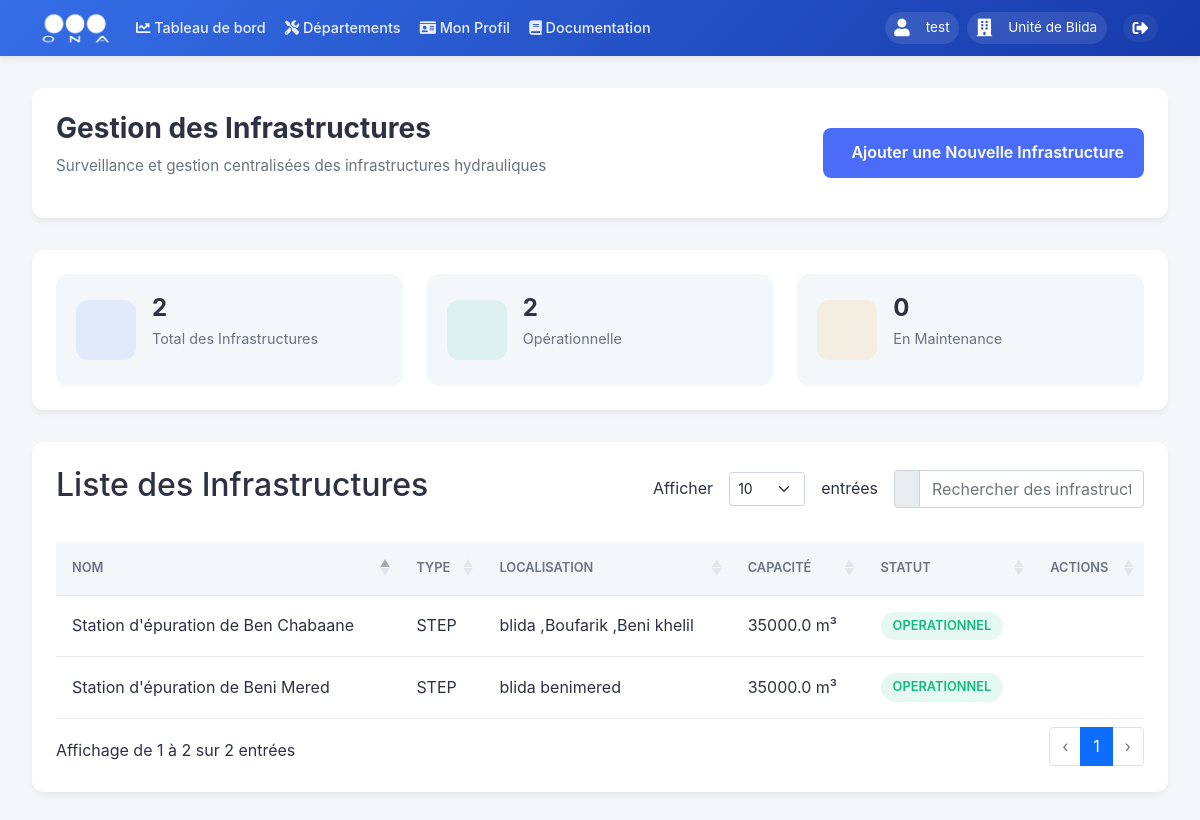
The app's page /departements/infrastructures (signed in) with its own data.
### models.py (models this page shows, shortened)
class User(UserMixin, db.Model):
    __tablename__ = 'users'
    id = db.Column(db.Integer, primary_key=True)
    username = db.Column(db.String(80), unique=True, nullable=False, index=True)
    nickname = db.Column(db.String(80), index=True)
    email = db.Column(db.String(120), unique=True, nullable=True, index=True)
    password_hash = db.Column(db.String(128))
    role = db.Column(db.String(20), nullable=False, default=UserRole.UTILISATEUR, index=True)
    is_active = db.Column(db.Boolean, default=True, index=True)
    last_login = db.Column(db.DateTime, index=True)
    unit_id = db.Column(db.Integer, db.ForeignKey('units.id', ondelete='SET NULL'), nullable=True, index=True)
    zone_id = db.Column(db.Integer, db.ForeignKey('zones.id', ondelete='SET NULL'), nullable=True, index=True)
    created_at = db.Column(db.DateTime, default=datetime.utcnow, index=True)
    updated_at = db.Column(db.DateTime, default=datetime.utcnow, onupdate=datetime.utcnow, index=True)
    profile = db.relationship('UserProfile', backref='user', uselist=False, lazy=True, cascade='all, delete-orphan')
    incidents = db.relationship('Incident', backref='author', lazy=True)

class Unit(db.Model):
    __tablename__ = 'units'
    id = db.Column(db.Integer, primary_key=True)
    name = db.Column(db.String(100), nullable=False, index=True)
    code = db.Column(db.String(10), unique=True, nullable=False, index=True)
    email = db.Column(db.String(120), unique=True, nullable=True)
    phone = db.Column(db.String(20), nullable=True)
    description = db.Column(db.Text)
    address = db.Column(db.String(200))
    zone_id = db.Column(db.Integer, db.ForeignKey('zones.id', ondelete='CASCADE'), nullable=False, index=True)
    director_id = db.Column(db.Integer, db.ForeignKey('users.id'), nullable=True)
    centers = db.relationship('Center', backref='unit', lazy='joined', cascade='all, delete-orphan')
    users = db.relationship('User', backref='assigned_unit', lazy=True, foreign_keys='User.unit_id')
    director = db.relationship('User', foreign_keys=[director_id], backref='directed_unit', lazy=True)
    incidents = db.relationship('Incident', backref='unit', lazy=True)
    created_at = db.Column(db.DateTime, default=datetime.utcnow, index=True)
    updated_at = db.Column(db.DateTime, default=datetime.utcnow, onupdate=datetime.utcnow, index=True)

class Infrastructure(db.Model):
    __tablename__ = 'infrastructures'
    id = db.Column(db.Integer, primary_key=True)
    nom = db.Column(db.String(200), nullable=False, index=True)
    type = db.Column(db.String(100), nullable=False, index=True)
    localisation = db.Column(db.String(200), nullable=False)
    capacite = db.Column(db.Float, nullable=False)
    etat = db.Column(db.String(50), nullable=False, default='Opérationnel', index=True)
    epuration_type = db.Column(db.String(100), nullable=True, index=True)
    created_at = db.Column(db.DateTime, default=datetime.utcnow, index=True)
    updated_at = db.Column(db.DateTime, default=datetime.utcnow, onupdate=datetime.utcnow, index=True)

### routes/infrastructures.py (the view)
@infrastructures.route('/infrastructures', methods=['GET'])
@login_required
def list_infrastructures():
    try:
        infrastructures = Infrastructure.query.all()
        return render_template('departement/exploitation/infrastructures/infrastructures.html',
                               infrastructures=infrastructures)
    except SQLAlchemyError as e:
        db.session.rollback()
        logger.error(f"Error listing infrastructures: {str(e)}")
        return jsonify({'error': str(e)}), 500

### app.py (called while the page is built)
@login_manager.user_loader
def load_user(user_id):
    return db.session.get(User, int(user_id))

### templates/departement/exploitation/infrastructures/infrastructures.html (shortened to what this page needs)
{% extends "departement/exploitation.html" %}
{% block content %}
<div class="infrastructure-dashboard">
    <div class="dashboard-header">
        <div class="header-content">
            <div class="page-title">
                <h1>Gestion des Infrastructures</h1>
                <p class="subtitle">Surveillance et gestion centralisées des infrastructures hydrauliques</p>
            </div>
            <div class="header-actions">
                <button class="btn-primary" data-bs-toggle="modal" data-bs-target="#infrastructureModal">
                    <span>Ajouter une Nouvelle Infrastructure</span>
                </button>
            </div>
        </div>
    </div>
    <div class="dashboard-content">
        <div class="infrastructure-overview">
            <div class="overview-cards">
                <div class="overview-card total-infrastructures">
                    <div class="card-icon"></div>
                    <div class="card-content">
                        <h3>{{ infrastructures|length }}</h3>
                        <p>Total des Infrastructures</p>
                    </div>
                </div>
                <div class="overview-card operational-status">
                    <div class="card-icon"></div>
                    <div class="card-content">
                        <h3>{{ infrastructures|selectattr('etat', 'equalto', 'OPERATIONNEL')|list|length }}</h3>
                        <p>Opérationnelle</p>
                    </div>
                </div>
                <div class="overview-card maintenance-status">
                    <div class="card-icon"></div>
                    <div class="card-content">
                        <h3>{{ infrastructures|selectattr('etat', 'equalto', 'MAINTENANCE')|list|length }}</h3>
                        <p>En Maintenance</p>
                    </div>
                </div>
            </div>
        </div>
        <div class="infrastructure-table-container">
            <div class="table-header">
                <div class="table-header-content">
                    <div class="table-title-section">
                        <h2>Liste des Infrastructures</h2>
                    </div>
                    <div class="table-actions-container">
                        <div class="table-length-selector">
                            <label for="infrastructuresTable_length">Afficher</label>
                            <select id="infrastructuresTable_length" name="infrastructuresTable_length" class="form-select form-select-sm" aria-controls="infrastructuresTable">
                                <option value="10">10</option>
                            </select>
                            <span>entrées</span>
                        </div>
                        <div class="table-search-wrapper">
                            <div class="input-group">
                                <span class="input-group-text"></span>
                                <input type="text" class="form-control search-input" placeholder="Rechercher des infrastructures..." id="customSearchInput">
                            </div>
                        </div>
                    </div>
                </div>
            </div>
            <table id="infrastructuresTable" class="infrastructure-table">
                <thead>
                    <tr>
                        <th>Nom</th>
                        <th>Type</th>
                        <th>Localisation</th>
                        <th>Capacité</th>
                        <th>Statut</th>
                        <th>Actions</th>
                    </tr>
                </thead>
                <tbody>
                    {% for infrastructure in infrastructures %}
                    <tr class="infrastructure-row" data-id="{{ infrastructure.id }}">
                        <td>{{ infrastructure.nom }}</td>
                        <td>{{ infrastructure.type }}</td>
                        <td>{{ infrastructure.localisation }}</td>
                        <td>{{ infrastructure.capacite }} m³</td>
                        <td>
                            <span class="status-badge {{ infrastructure.etat|lower }}">
                                {{ infrastructure.etat|capitalize }}
                            </span>
                        </td>
                        <td>
                            <div class="row-actions">
                                <button class="btn-view" title="Voir les Détails">
                                </button>
                                <button class="btn-edit" title="Éditer">
                                </button>
                                <button class="btn-delete" title="Supprimer">
                                </button>
                            </div>
                        </td>
                    </tr>
                    {% endfor %}
                </tbody>
            </table>
        </div>
    </div>
</div>
{% include "departement/exploitation/infrastructures/infrastructure_details_modal.html" with context %}
<link href="https://cdn.jsdelivr.net/npm/remixicon@3.5.0/fonts/remixicon.css" rel="stylesheet">
{% endblock %}

### templates/base/base.html (shortened to what this page needs)
<!DOCTYPE html>
<html lang="fr" dir="ltr">
<head>
    <link href="https://cdn.jsdelivr.net/npm/bootstrap@5.1.3/dist/css/bootstrap.min.css" rel="stylesheet">
    <link href="https://cdnjs.cloudflare.com/ajax/libs/font-awesome/6.0.0/css/all.min.css" rel="stylesheet">
    <link rel="stylesheet" href="https://unpkg.com/leaflet@1.9.4/dist/leaflet.css" />
    <link rel="stylesheet" href="https://cdn.datatables.net/1.11.5/css/dataTables.bootstrap5.min.css">
</head>
<body>
    <nav class="navbar navbar-expand-lg sticky-top">
        <div class="container">
            <a class="navbar-brand" href="{{ url_for('main_dashboard.dashboard') }}">
                <img src="{{ url_for('static', filename='images/ona_logo.png') }}" alt="ONA">
            </a>
            <div class="collapse navbar-collapse" id="navbarNav">
                <ul class="navbar-nav me-auto mb-2 mb-lg-0">
                    <li class="nav-item">
                        <a class="nav-link" href="{{ url_for('main_dashboard.dashboard') }}">
                            <i class="fas fa-chart-line"></i>
                            <span>Tableau de bord</span>
                        </a>
                    </li>
                    <li class="nav-item">
                        <a class="nav-link" href="{{ url_for('departements') }}">
                            <i class="fas fa-tools"></i>
                            <span>Départements</span>
                        </a>
                    </li>
                    {% if current_user.is_authenticated %}
                    <li class="nav-item">
                        <a class="nav-link" href="{{ url_for('profiles.view_profile') }}">
                            <i class="fas fa-id-card"></i>
                            <span>Mon Profil</span>
                        </a>
                    </li>
                    {% endif %}
                    <li class="nav-item">
                        <a class="nav-link {% if active_page == 'documentation' %}active{% endif %}" href="{{ url_for('documentation.view_documentation') }}">
                            <i class="fas fa-book"></i> Documentation
                        </a>
                    </li>
                </ul>
                <div class="user-section">
                    <div class="d-flex align-items-center">
                        {% if current_user.is_authenticated %}
                            <div class="user-info">
                                <i class="fas fa-user me-2"></i>
                                <span>
                                    {% if current_user.nickname %}
                                        {{ current_user.nickname }}
                                    {% else %}
                                        {{ current_user.username }}
                                    {% endif %}
                                </span>
                            </div>
                            {% if current_user.assigned_unit %}
                            <div class="user-info">
                                <i class="fas fa-building me-2"></i>
                                <span>{{ current_user.assigned_unit.name }}</span>
                            </div>
                            {% endif %}
                            <a href="{{ url_for('auth.logout') }}" class="logout-btn text-white text-decoration-none ms-2" title="Déconnexion">
                                <i class="fas fa-sign-out-alt"></i>
                            </a>
                        {% else %}
                            <a href="{{ url_for('auth.login') }}" class="btn btn-light">Connexion</a>
                        {% endif %}
                    </div>
                </div>
            </div>
        </div>
    </nav>
    {% block content %}{% endblock %}
</body>
</html>

### templates/base/base.html (style rules this page uses)
:root { --ona-primary: #356ee7; --ona-secondary: #173aaa; --ona-accent: #95C11F; --ona-dark: #2b2d42; --ona-light: #f8f9fa; --transition: all 0.3s ease-in-out; }
.navbar { background: linear-gradient(135deg, var(--ona-primary) 0%, var(--ona-secondary) 100%); box-shadow: 0 2px 8px rgba(0, 0, 0, 0.1); padding: 0.75rem 0; position: sticky; top: 0; z-index: 1000; height: 56px; }
.navbar-brand { display: flex; align-items: center; padding: 0; margin-right: 2rem; }
.navbar-brand img { height: 40px; width: auto; transition: var(--transition); filter: brightness(0) invert(1); }
.nav-link { color: rgba(255, 255, 255, 0.9) !important; padding: 0.5rem 1rem !important; border-radius: 50px; transition: var(--transition); font-weight: 500; }
.user-info { color: white; display: flex; align-items: center; gap: 0.5rem; padding: 0.5rem 1rem; border-radius: 50px; background: rgba(255, 255, 255, 0.1); margin-right: 1rem; }
.user-info i { font-size: 1.1rem; }
.logout-btn { color: rgba(255, 255, 255, 0.9); padding: 0.5rem 1rem; border-radius: 50px; text-decoration: none; transition: var(--transition); display: flex; align-items: center; gap: 0.5rem; background: rgba(255, 255, 255, 0.05); }
@media (max-width: 1366px) { .navbar { padding: 0.5rem 0; } }
@media (max-width: 1366px) { .navbar-brand img { height: 35px; } }
@media (max-width: 1366px) { .nav-link { padding: 0.4rem 0.8rem !important; font-size: 0.95rem; } }
@media (max-width: 1366px) { .user-info { padding: 0.4rem 0.8rem; font-size: 0.9rem; } }
@media (max-width: 1366px) { .logout-btn { padding: 0.4rem 0.8rem; } }
@media (max-width: 1200px) { .navbar-brand { margin-right: 1rem; } }
@media (max-width: 1200px) { .nav-link { padding: 0.35rem 0.6rem !important; font-size: 0.9rem; } }
@media (max-width: 1200px) { .user-info { padding: 0.35rem 0.6rem; font-size: 0.85rem; margin-right: 0.5rem; } }
@media (max-width: 1200px) { .logout-btn { padding: 0.35rem 0.6rem; } }

### records on screen
User: nickname "test"
Unit: assigned_unit.name "Unité de Blida"
Infrastructure: nom "Station d'épuration de Beni Mered", type "STEP", localisation "blida benimered", capacite "35000.0", etat "OPERATIONNEL"
Infrastructure: nom "Station d'épuration de Ben Chabaane", type "STEP", localisation "blida ,Boufarik ,Beni khelil", capacite "35000.0", etat "OPERATIONNEL"

### other values on screen
{{ infrastructures|length }} "2"
